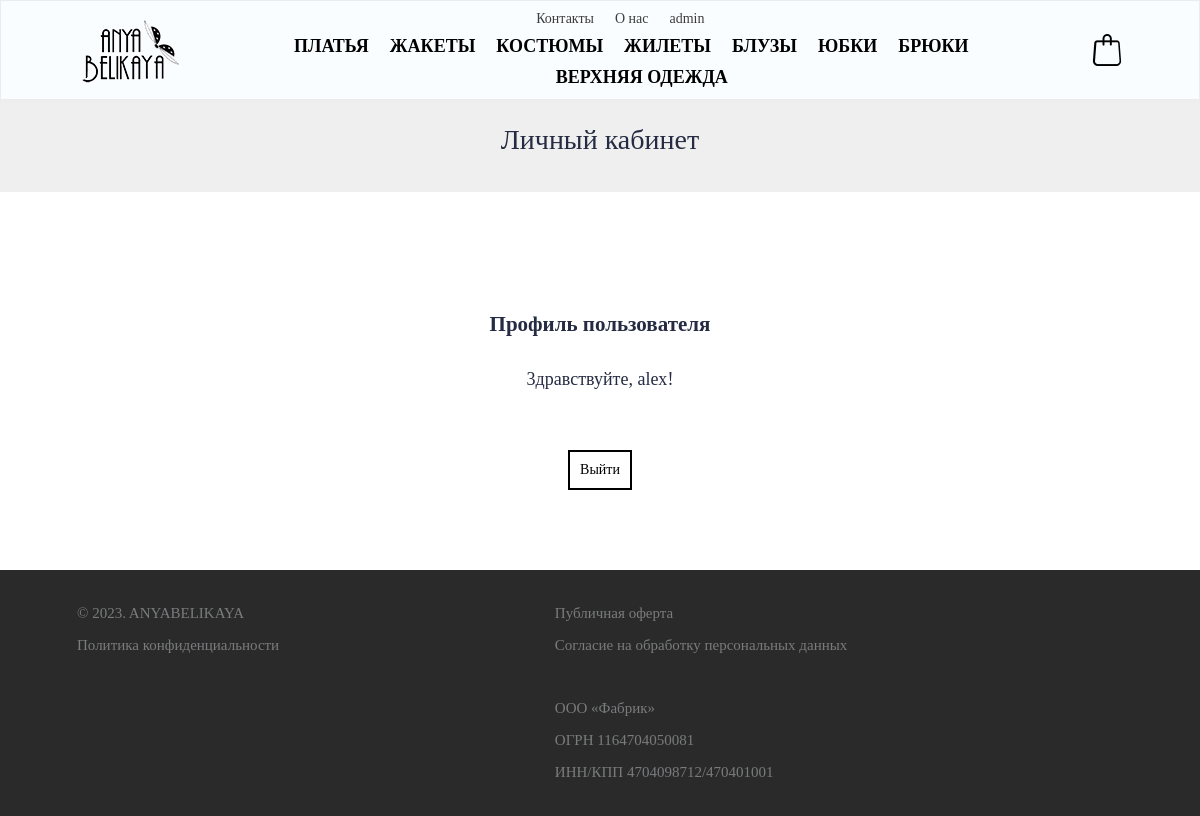
/accounts/profile/ (signed in), run on the app's committed database.
### clothes/models.py (models this page shows, shortened)
class Profile(AbstractUser):
    is_activated = models.BooleanField(default=True, db_index=True,
                                       verbose_name='Проcто так')
    class Meta(AbstractUser.Meta):
        pass
    class Meta:
        verbose_name = 'Размер'
        verbose_name_plural = 'Размеры'

class Category(models.Model):
    name = models.CharField('Категория',max_length=150, null=True, blank=True)
    url = models.SlugField(max_length=160, unique=True)
    class Meta:
        verbose_name ='Категория товара'
        verbose_name_plural = 'Категории товара'

### clothes/views.py (the view)
# urls.py: path('accounts/profile/', views.profile, name = 'profile'),
@login_required
def profile(request):
    products = models.Product.objects.all
    categories = models.Category.objects.all
    context = {'products': products,
               'categories': categories}
    return render(request, 'clothes/profile.html', context)

### cart/context_processors.py (called while the page is built)
def cart(request):
    return {'cart': Cart(request)}

### clothes/templates/clothes/profile.html (shortened to what this page needs)
{% extends "index.html" %}
{%load static%}
{% block content %}<div class="main_category"><p class="clothes_title">Личный кабинет</p></div>
<div class="container_utils">
    <h2>Профиль пользователя </h2>
    <br>
    <br>
{% if user.first_name %}
<p class="all_util">3дравствуйте, {{ user.first_name }}!</p>
{% else %}
<p class="all_util"> 3дравствуйте! {{user.username}}</p>
{% endif %}
<a href="{% url 'logout' %}" class="butt">Выйти</a>
</div>
{% endblock %}

### templates/index.html (shortened to what this page needs)
<!DOCTYPE html>
{% load static %}
<html lang="en">
<head>
    <link rel="stylesheet" href="css/style.css">
<link rel="stylesheet" href="https://cdn.jsdelivr.net/npm/swiper@8/swiper-bundle.min.css">'
<link rel="stylesheet" href="{% static 'clothes/css/style.css'%}">
<link rel="stylesheet" href="{% static 'clothes/css/clothes.css'%}">
<link rel="stylesheet" href="{% static 'clothes/css/product.css'%}">
    <link rel="stylesheet" href="{% static 'clothes/css/login_registration.css'%}">
    <link rel="stylesheet" href="{% static 'clothes/css/for_orders.css'%}">
    <link rel="stylesheet" href="{% static 'clothes/css/cart.css'%}">
    <link rel="stylesheet" href="{% static 'clothes/css/utils.css'%}">
    <link rel="stylesheet" href="{% static 'clothes/css/footer.css'%}">
<link rel="stylesheet" href="{% static 'clothes/css/some.css'%}">
</head>
<body>
    <div class="wrapper">
        <header class="header">
            <div class="header_container  _container" >
                <a href="{% url 'main' %}" class="header_logo"><img src="{% static 'clothes/images/anya belikaya (2).gif'%}" class="logo_img"></a>
                <nav class="header_menu">
                    <ul class="menu_list">
                        <li class="menu_item">
                            <a href="" class="menu_link">Контакты</a>
                        </li>
                        <li class="menu_item">
                            <a href="" class="menu_link">О нас</a>
                        </li>
                        <li class="menu_item">
                            {% if user.is_authenticated %}
                            <a href="{% url 'profile' %}" class="menu_link">{{user.username}}</a>
                            {% else %}
                            <a href="{% url 'login' %}" class="menu_link">Личный кабинет</a>
                            {% endif %}
                        </li>
                    </ul>
                    <ul class="catalog_list">
                        {%for category in categories%}
                            <li class="catalog_item">
                                <a href="{% url 'products' category.url%}" class="catalog_link">{{category.name}}</a>
                            </li>
                        {%endfor%}
                    </ul>
                </nav>
                <div class="bag"><a href="{%url 'cart:cart_detail'%}"><img src="{% static 'clothes/images/bag.png'%}" alt=""></a></div>
            </div>
         </header>
        <main class="page">
            {%block content%}{%endblock%}
        </main>
        <footer class="footer">
            <div class="footer_container _container">
                <div class="first_column">
                    <ul>
                        <li class="footer_item">
                            © 2023. ANYABELIKAYA
                        </li>
                        <li class="footer_item">
                            <a class="footer_link" href="#">Политика конфиденциальности</a>
                        </li>
                    </ul>
                </div>
                <div class="second_column">
                    <ul>
                        <li class="footer_item">
                            <a class="footer_link" href="#">Публичная оферта</a>
                        </li>
                        <li class="footer_item">
                            <a class="footer_link" href="#">Согласие на обработку персональных данных</a>
                        </li>
                    </ul>
                    <br>
                        <ul><li class="footer_item">
                    ООО «Фабрик»
                </li>
                <li class="footer_item">
                    ОГРН 1164704050081
                </li>
                <li class="footer_item">
                    ИНН/КПП 4704098712/470401001
                </li >
                <li class="footer_item"></ul>
                </div>
            </div>
        </footer>
    </div>
</body>
</html>

### static/clothes/css/style.css (style rules this page uses)
* { padding: 0; margin: 0; border: 0; }
*,*:before,*:after { -moz-box-sizing: border-box; -webkit-box-sizing: border-box; box-sizing: border-box; }
nav,footer,header,aside { display: block; }
html,body { color: #252B42; font-family: 500; height: 100%; width:100%; font-size: 100%; line-height: -1; font-size: 14px; -ms-text-size-adjust: 100%; -moz-text-size-adjust: 100%; -webkit-text-size-adjust: 100%; }
a,a:visited { text-decoration: none; }
ul li { list-style: none; }
img { vertical-align:top; }
.wrapper { min-height: 100%; overflow: hidden; display: flex; flex-direction: column; }
._container { max-width: 1046px; margin: 0px auto; box-sizing: content-box; padding: 0px 30px; }
.header { position: fixed; width: 100%; left: 0; top: 0; z-index: 50; }
.header:before { content: ''; position: absolute; top: 0; left: 0; width: 100%; height: 100%; border: 1px solid rgb(236, 236, 236); box-shadow: 0 0 5px rgb(236, 236, 236); background-color: rgb(250, 253, 255); z-index: 2; }
.header_container { display: flex; min-height: 80px; align-items: center; position: relative; }
.header_container { min-height: 100px; }
.header_menu { margin: 0 auto 0 auto; }
.header_logo { font-size: 24px; font-weight: 700; color:inherit; position: relative; z-index: 6; padding: 0 5% 0 0; }
.menu_list { display: flex; justify-content:center; flex-wrap: wrap; position: relative; z-index: 6; padding-right: 10%; }
.menu_item:not(:last-child) { margin: 0px 21px 0px 0px; }
.menu_link { color: #3c3c3c; line-height: 171%; font-weight: 400; transition-duration: 0.5s; }
.catalog_list { display: flex; flex-wrap: wrap; position: relative; z-index: 6; justify-content: center; padding: 0 5% 0 0; }
.catalog_item:not(:last-child) { margin: 0px 21px 0px 0px; }
.catalog_link { color: #000000; line-height: 171%; font-weight: 600; font-size: 18px; transition-duration: 0.5s; position: relative; }
.catalog_link::after { content: ""; position: absolute; bottom: 0; left: 50%; height: 2px; width: 0; background: #E3C18F;; transition: width 0.3s ease 0s, left 0.3s ease 0s; }
.bag { position: relative; z-index: 6; }
.page { flex: 1 1 auto; }
.footer { background-color: rgb(42, 42, 42); }
.footer_container { display: flex; justify-content: space-between; }
.first_column, .second_column, .third_column { margin: 20px 0; }
.footer_link { color: rgb(122, 123, 124); font-size: 15px; }
.footer_item { margin: 15px 0; color: rgb(122, 123, 124); font-size: 15px; }
.logo_img { width 100px }

### clothes/static/clothes/css/clothes.css (style rules this page uses)
* { padding: 0; margin: 0; border: 0; }
*,*:before,*:after { -moz-box-sizing: border-box; -webkit-box-sizing: border-box; box-sizing: border-box; }
nav,footer,header,aside { display: block; }
html,body { color: #252B42; font-family: 500; height: 100%; width:100%; font-size: 100%; line-height: -1; font-size: 14px; -ms-text-size-adjust: 100%; -moz-text-size-adjust: 100%; -webkit-text-size-adjust: 100%; }
a,a:visited { text-decoration: none; }
ul li { list-style: none; }
img { vertical-align:top; }
.main_category { display: flex; margin: 4% 0 0 0; max-width: 100%; justify-content: center; background-color: #e0e0e083; padding: 5% 0 3% 0; }
.clothes_title { text-align: center; font-size: 28px; }

### clothes/static/clothes/css/product.css (style rules this page uses)
* { padding: 0; margin: 0; border: 0; }
*,*:before,*:after { -moz-box-sizing: border-box; -webkit-box-sizing: border-box; box-sizing: border-box; }
nav,footer,header,aside { display: block; }
html,body { color: #252B42; font-family: 500; height: 100%; width:100%; font-size: 100%; line-height: -1; font-size: 14px; -ms-text-size-adjust: 100%; -moz-text-size-adjust: 100%; -webkit-text-size-adjust: 100%; }
a,a:visited { text-decoration: none; }
ul li { list-style: none; }
img { vertical-align:top; }
.clothes_title { text-align: center; font-size: 28px; }

### clothes/static/clothes/css/login_registration.css (style rules this page uses)
* { padding: 0; margin: 0; border: 0; }
*,*:before,*:after { -moz-box-sizing: border-box; -webkit-box-sizing: border-box; box-sizing: border-box; }
nav,footer,header,aside { display: block; }
html,body { color: #252B42; font-family: 500; height: 100%; width:100%; font-size: 100%; line-height: -1; font-size: 14px; -ms-text-size-adjust: 100%; -moz-text-size-adjust: 100%; -webkit-text-size-adjust: 100%; }
a,a:visited { text-decoration: none; }
ul li { list-style: none; }
img { vertical-align:top; }
li { color: red; }
.clothes_title { text-align: center; font-size: 28px; }

### data on the page
Profile: username "admin", first_name "alex"
Category: name "ПЛАТЬЯ"
Category: name "ЖАКЕТЫ"
Category: name "КОСТЮМЫ"
Category: name "ЖИЛЕТЫ"
Category: name "БЛУЗЫ"
Category: name "ЮБКИ"
Category: name "БРЮКИ"
Category: name "ВЕРХНЯЯ ОДЕЖДА"
